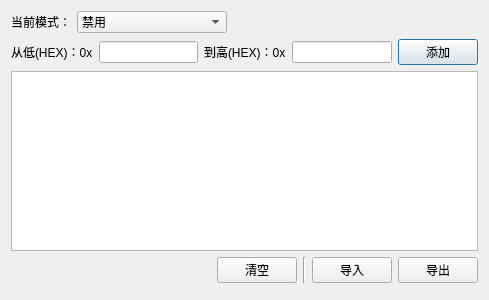
<?xml version="1.0" encoding="UTF-8"?>
<ui version="4.0">
 <class>CanIdFilterDialog</class>
 <widget class="QDialog" name="CanIdFilterDialog">
  <property name="geometry">
   <rect>
    <x>0</x>
    <y>0</y>
    <width>489</width>
    <height>300</height>
   </rect>
  </property>
  <property name="windowTitle">
   <string>CANID过滤</string>
  </property>
  <layout class="QVBoxLayout" name="verticalLayout">
   <item>
    <layout class="QHBoxLayout" name="horizontalLayout">
     <item>
      <widget class="QLabel" name="label">
       <property name="text">
        <string>当前模式：</string>
       </property>
      </widget>
     </item>
     <item>
      <widget class="QComboBox" name="modeComboBox">
       <property name="minimumSize">
        <size>
         <width>150</width>
         <height>0</height>
        </size>
       </property>
       <property name="currentIndex">
        <number>0</number>
       </property>
       <item>
        <property name="text">
         <string>禁用</string>
        </property>
       </item>
       <item>
        <property name="text">
         <string>不接收的IDs</string>
        </property>
       </item>
       <item>
        <property name="text">
         <string>仅接收的IDs</string>
        </property>
       </item>
      </widget>
     </item>
     <item>
      <spacer name="horizontalSpacer">
       <property name="orientation">
        <enum>Qt::Horizontal</enum>
       </property>
       <property name="sizeHint" stdset="0">
        <size>
         <width>247</width>
         <height>20</height>
        </size>
       </property>
      </spacer>
     </item>
    </layout>
   </item>
   <item>
    <layout class="QHBoxLayout" name="horizontalLayout_2">
     <item>
      <widget class="QLabel" name="label_2">
       <property name="text">
        <string>从低(HEX)：0x</string>
       </property>
      </widget>
     </item>
     <item>
      <widget class="QLineEdit" name="lowCanidLineEdit">
       <property name="text">
        <string/>
       </property>
      </widget>
     </item>
     <item>
      <widget class="QLabel" name="label_3">
       <property name="text">
        <string>到高(HEX)：0x</string>
       </property>
      </widget>
     </item>
     <item>
      <widget class="QLineEdit" name="highCanidLineEdit">
       <property name="text">
        <string/>
       </property>
      </widget>
     </item>
     <item>
      <widget class="QPushButton" name="addButton">
       <property name="text">
        <string>添加</string>
       </property>
      </widget>
     </item>
    </layout>
   </item>
   <item>
    <widget class="QTableWidget" name="tableWidget"/>
   </item>
   <item>
    <layout class="QHBoxLayout" name="horizontalLayout_3">
     <item>
      <spacer name="horizontalSpacer_2">
       <property name="orientation">
        <enum>Qt::Horizontal</enum>
       </property>
       <property name="sizeHint" stdset="0">
        <size>
         <width>109</width>
         <height>20</height>
        </size>
       </property>
      </spacer>
     </item>
     <item>
      <widget class="QPushButton" name="clearButton">
       <property name="text">
        <string>清空</string>
       </property>
      </widget>
     </item>
     <item>
      <widget class="Line" name="line_2">
       <property name="orientation">
        <enum>Qt::Vertical</enum>
       </property>
      </widget>
     </item>
     <item>
      <widget class="QPushButton" name="importButton">
       <property name="text">
        <string>导入</string>
       </property>
      </widget>
     </item>
     <item>
      <widget class="QPushButton" name="exportButton">
       <property name="text">
        <string>导出</string>
       </property>
      </widget>
     </item>
    </layout>
   </item>
   <item>
    <widget class="Line" name="line">
     <property name="orientation">
      <enum>Qt::Vertical</enum>
     </property>
    </widget>
   </item>
  </layout>
 </widget>
 <resources/>
 <connections/>
</ui>
